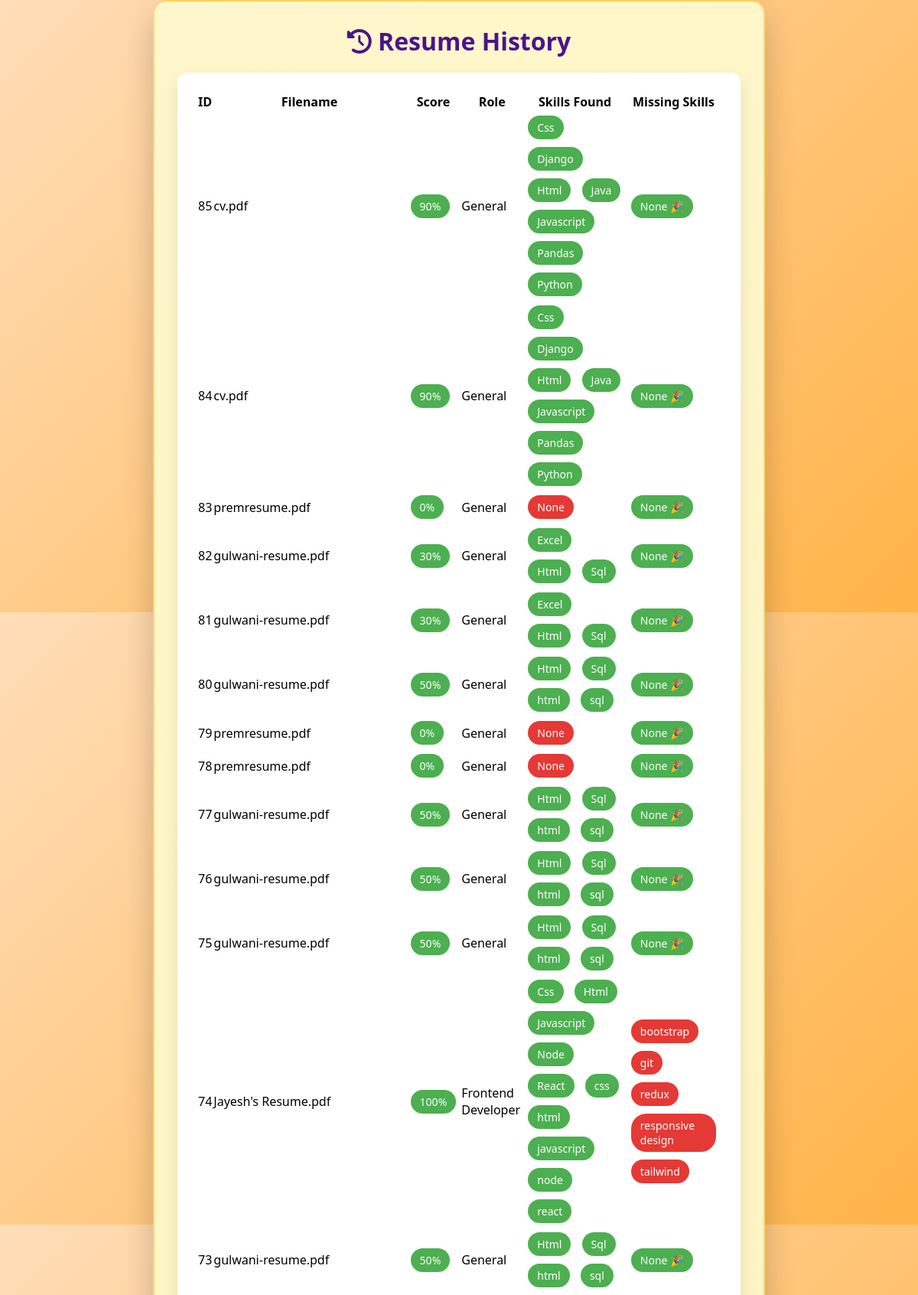
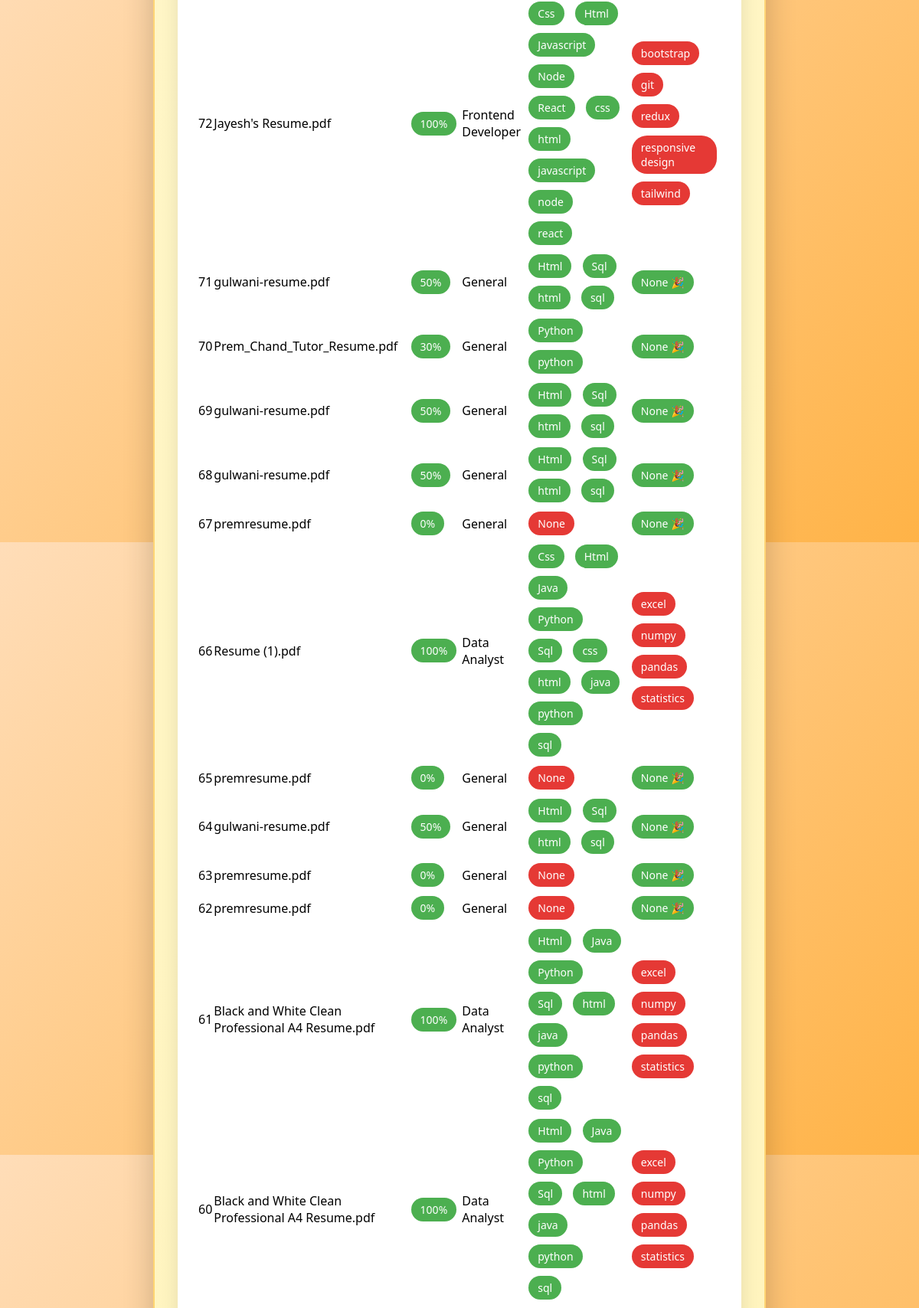
The app's page /history (upper part) with its own data (2 pictures, top to bottom).
### app.py (models this page shows)
class Resume(db.Model):
    id = db.Column(db.Integer, primary_key=True)
    filename = db.Column(db.String(200))
    score = db.Column(db.Integer)
    role = db.Column(db.String(100))
    skills_found = db.Column(db.Text)
    missing_skills = db.Column(db.Text)

### app.py (the view)
@app.route("/history")
def history():
    resumes = Resume.query.order_by(Resume.id.desc()).all()
    return render_template("history.html", resumes=resumes)

### templates/history.html (shortened to what this page needs)
<!DOCTYPE html>
<html lang="en">
<head>
    <link rel="stylesheet" href="{{ url_for('static', filename='style.css') }}">
    <link rel="stylesheet"
        href="https://cdnjs.cloudflare.com/ajax/libs/font-awesome/6.5.0/css/all.min.css">
</head>
<body>
<div class="container">
    <h1><i class="fa-solid fa-clock-rotate-left"></i> Resume History</h1>
    {% if resumes %}
    <div class="card">
        <div class="table-wrapper">
            <table class="history-table">
                <thead>
                    <tr>
                        <th>ID</th>
                        <th>Filename</th>
                        <th>Score</th>
                        <th>Role</th>
                        <th>Skills Found</th>
                        <th>Missing Skills</th>
                    </tr>
                </thead>
                <tbody>
                    {% for r in resumes %}
                    <tr>
                        <td>{{ r.id }}</td>
                        <td>{{ r.filename }}</td>
                        <td>
                            <span class="tag success">{{ r.score }}%</span>
                        </td>
                        <td>{{ r.role }}</td>
                        <td>
                            {% if r.skills_found %}
                                {% for s in r.skills_found.split(",") %}
                                    <span class="tag success">{{ s.strip() }}</span>
                                {% endfor %}
                            {% else %}
                                <span class="tag danger">None</span>
                            {% endif %}
                        </td>
                        <td>
                            {% if r.missing_skills %}
                                {% for ms in r.missing_skills.split(",") %}
                                    <span class="tag danger">{{ ms.strip() }}</span>
                                {% endfor %}
                            {% else %}
                                <span class="tag success">None 🎉</span>
                            {% endif %}
                        </td>
                    </tr>
                    {% endfor %}
                </tbody>
            </table>
        </div>
    </div>
    {% else %}
    <div class="card">
        <p style="text-align:center;">No resumes analyzed yet 📄</p>
    </div>
    {% endif %}
</div>
</body>
</html>

### static/style.css (style rules this page uses)
* { box-sizing: border-box; margin: 0; padding: 0; font-family: "Segoe UI", sans-serif; }
body { min-height: 100vh; display: flex; justify-content: center; align-items: center; background: linear-gradient(135deg, #ffddb8, #ffb347); }
.container { width: 90%; max-width: 800px; padding: 30px; border-radius: 18px; background: linear-gradient(135deg, #fff7cc, #ffec99); box-shadow: 0 20px 40px rgba(0, 0, 0, 0.2); border: 2px solid rgba(255, 165, 0, 0.4); }
h1 { text-align: center; color: #4a148c; margin-bottom: 20px; }
.card { background: white; padding: 25px; border-radius: 12px; box-shadow: 0 10px 25px rgba(0,0,0,0.1); margin-top: 20px; }
.tag { display: inline-block; padding: 6px 12px; margin: 5px; border-radius: 20px; font-size: 14px; }
.success { background: #4caf50; color: white; }
.danger { background: #e53935; color: white; }

### records on screen
Resume: id "85", filename "cv.pdf", score "90", role "General", strip "Css" "Django" "Html" "Java" "Javascript" "Pandas" "Python", missing_skills "None 🎉"
Resume: id "84", filename "cv.pdf", score "90", role "General", strip "Css" "Django" "Html" "Java" "Javascript" "Pandas" "Python", missing_skills "None 🎉"
Resume: id "83", filename "premresume.pdf", score "0", role "General", skills_found "None", missing_skills "None 🎉"
Resume: id "82", filename "gulwani-resume.pdf", score "30", role "General", strip "Excel" "Html" "Sql", missing_skills "None 🎉"
Resume: id "81", filename "gulwani-resume.pdf", score "30", role "General", strip "Excel" "Html" "Sql", missing_skills "None 🎉"
Resume: id "80", filename "gulwani-resume.pdf", score "50", role "General", strip "Html" "Sql" "html" "sql", missing_skills "None 🎉"
Resume: id "79", filename "premresume.pdf", score "0", role "General", skills_found "None", missing_skills "None 🎉"
Resume: id "78", filename "premresume.pdf", score "0", role "General", skills_found "None", missing_skills "None 🎉"
Resume: id "77", filename "gulwani-resume.pdf", score "50", role "General", strip "Html" "Sql" "html" "sql", missing_skills "None 🎉"
Resume: id "76", filename "gulwani-resume.pdf", score "50", role "General", strip "Html" "Sql" "html" "sql", missing_skills "None 🎉"
Resume: id "75", filename "gulwani-resume.pdf", score "50", role "General", strip "Html" "Sql" "html" "sql", missing_skills "None 🎉"
Resume: id "74", filename "Jayesh's Resume.pdf", score "100", role "Frontend Developer", strip "Css" "Html" "Javascript" "Node" "React" "css" "html" "javascript" "node" "react", strip "bootstrap" "git" "redux" "responsive design" "tailwind"
Resume: id "73", filename "gulwani-resume.pdf", score "50", role "General", strip "Html" "Sql" "html" "sql", missing_skills "None 🎉"
Resume: id "72", filename "Jayesh's Resume.pdf", score "100", role "Frontend Developer", strip "Css" "Html" "Javascript" "Node" "React" "css" "html" "javascript" "node" "react", strip "bootstrap" "git" "redux" "responsive design" "tailwind"
Resume: id "71", filename "gulwani-resume.pdf", score "50", role "General", strip "Html" "Sql" "html" "sql", missing_skills "None 🎉"
Resume: id "70", filename "Prem_Chand_Tutor_Resume.pdf", score "30", role "General", strip "Python" "python", missing_skills "None 🎉"
Resume: id "69", filename "gulwani-resume.pdf", score "50", role "General", strip "Html" "Sql" "html" "sql", missing_skills "None 🎉"
Resume: id "68", filename "gulwani-resume.pdf", score "50", role "General", strip "Html" "Sql" "html" "sql", missing_skills "None 🎉"
Resume: id "67", filename "premresume.pdf", score "0", role "General", skills_found "None", missing_skills "None 🎉"
Resume: id "66", filename "Resume (1).pdf", score "100", role "Data Analyst", strip "Css" "Html" "Java" "Python" "Sql" "css" "html" "java" "python" "sql", strip "excel" "numpy" "pandas" "statistics"
Resume: id "65", filename "premresume.pdf", score "0", role "General", skills_found "None", missing_skills "None 🎉"
Resume: id "64", filename "gulwani-resume.pdf", score "50", role "General", strip "Html" "Sql" "html" "sql", missing_skills "None 🎉"
Resume: id "63", filename "premresume.pdf", score "0", role "General", skills_found "None", missing_skills "None 🎉"
Resume: id "62", filename "premresume.pdf", score "0", role "General", skills_found "None", missing_skills "None 🎉"
Resume: id "61", filename "Black and White Clean Professional A4 Resume.pdf", score "100", role "Data Analyst", strip "Html" "Java" "Python" "Sql" "html" "java" "python" "sql", strip "excel" "numpy" "pandas" "statistics"
Resume: id "60", filename "Black and White Clean Professional A4 Resume.pdf", score "100", role "Data Analyst", strip "Html" "Java" "Python" "Sql" "html" "java" "python" "sql", strip "excel" "numpy" "pandas" "statistics"
